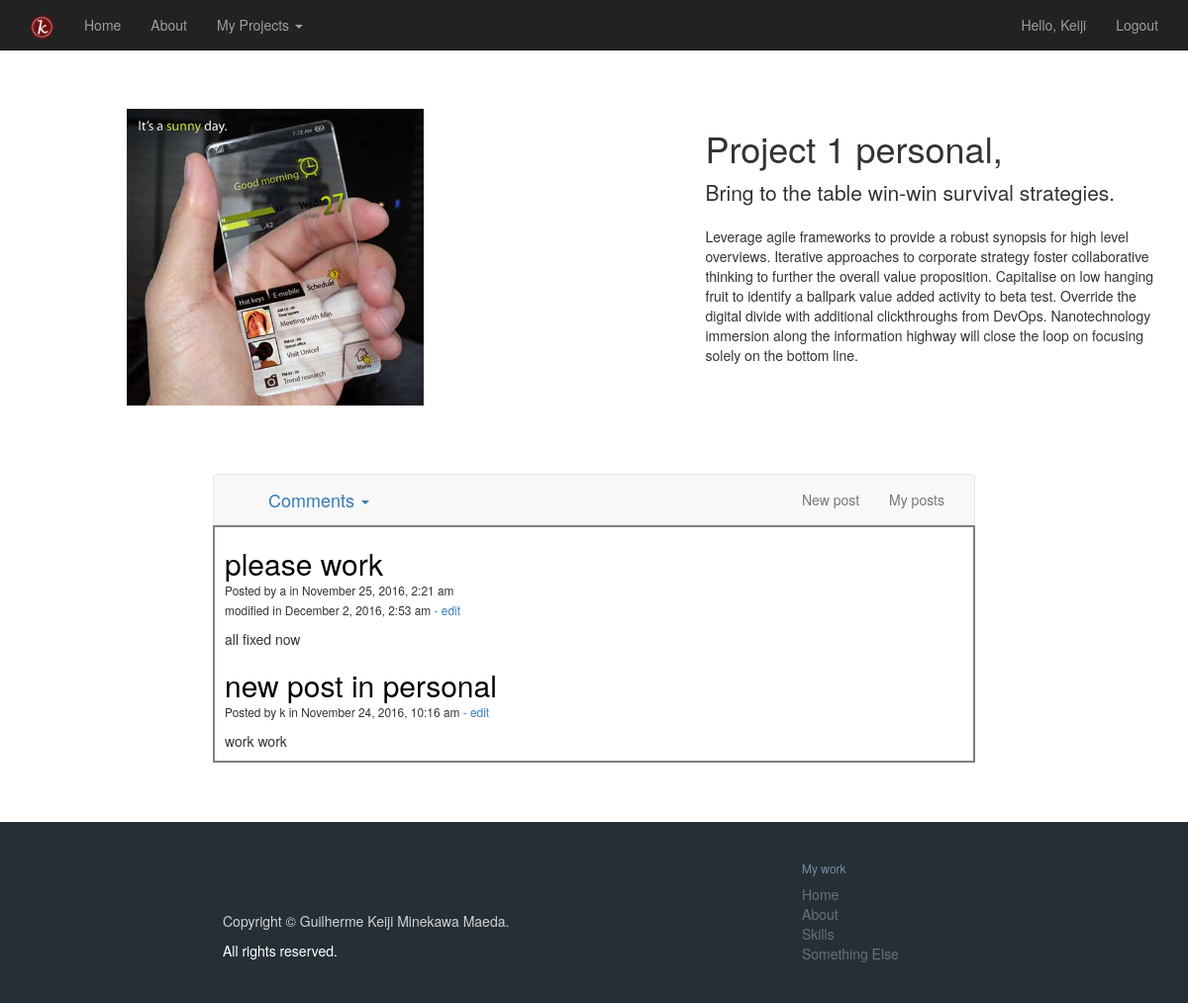
Screenshot of /projects.php?orderBy=dateCreated&projectId=2 (signed in) with the database file from the repository.
### tables this page shows
CREATE TABLE `projects` (
  `projectId` int(100) NOT NULL,
  `category` varchar(15) NOT NULL,
  `title` varchar(20) NOT NULL,
  `summary` varchar(100) NOT NULL,
  `content` varchar(500) NOT NULL,
  `imgPath` varchar(100) NOT NULL
);

CREATE TABLE `posts` (
  `postId` int(255) NOT NULL,
  `dateCreated` timestamp NOT NULL DEFAULT CURRENT_TIMESTAMP,
  `dateModified` timestamp NULL,
  `projectId` int(100) NOT NULL,
  `userId` int(100) NOT NULL,
  `title` varchar(30) NOT NULL,
  `content` varchar(500) NOT NULL
);

CREATE TABLE `users` (
  `userId` int(100) NOT NULL,
  `userType` varchar(10) NOT NULL DEFAULT 'guest',
  `userName` varchar(20) NOT NULL,
  `firstName` varchar(30) NOT NULL,
  `lastName` varchar(30) NOT NULL,
  `phone` varchar(20) DEFAULT NULL,
  `email` varchar(30) NOT NULL,
  `password` char(64) NOT NULL
);

### projects.php (the view, shortened to what this page needs)
<?php
include ('connect.php');
$orderBy = filter_input(INPUT_GET, 'orderBy', FILTER_SANITIZE_FULL_SPECIAL_CHARS);
$_SESSION['projectId'] = $projectId = filter_input(INPUT_GET, 'projectId', FILTER_SANITIZE_FULL_SPECIAL_CHARS);
               $userType  = $_SESSION['usertype'];
                 $userId  = $_SESSION['userId'];
$query = "SELECT * FROM projects
          WHERE projectId = $projectId";
$statement = $db->prepare($query);
$statement->execute();
$project = $statement->fetchAll();
$query2 = "SELECT * FROM users, posts
           WHERE users.userId = posts.userId
           ORDER BY $orderBy DESC limit 5";
$statement = $db->prepare($query2);
$statement->execute();
$data = $statement->fetchAll();
?>
<!DOCTYPE html>
<html lang="en">
<head>
    <link href="css/bootstrap.min.css" rel="stylesheet">
    <link href="css/custom.css" rel="stylesheet">
    <link href="css/ie10.css" rel="stylesheet">
</head>
<body>
<nav class="navbar navbar-inverse navbar-fixed-top">
    <div class="container">
        <div class="navbar-header">
            <a class="navbar-brand" href="#" id="logo"><img src="css/img/K_LOGO.png" alt="logo1" height="25"></a>
        </div>
        <div id="navbar" class="navbar-collapse collapse">
            <ul class="nav navbar-nav">
                <li><a href="home.php">Home</a></li>
                <li><a href="#">About</a></li>
                <li class="dropdown">
                    <a href="#" class="dropdown-toggle" data-toggle="dropdown" role="button" aria-haspopup="true" aria-expanded="false">My Projects <span class="caret"></span></a>
                </li>
            </ul>
            <ul class="nav navbar-nav navbar-right">
                <li class="nav-item">
                    <a href="home.php">Hello,  <?= $_SESSION['userFirstName']; ?></a>
                </li>
                <li class="nav-item">
                    <a href="logout.php"> Logout</a>
                </li>
            </ul>
        </div>
    </div>
</nav>
<section id="oneProject">
    <div class="container">
        <div class="row">
            <div class="feature-content">
                <div class="col-lg-offset-1 col-lg-5" style="margin-bottom: auto;">
                    <img class="visible-lg visible-md" src="<?= $project[0]['imgPath'] ?>" alt="" height="300">
                </div>
                <div class="col-lg-5 col-lg-offset-1">
                    <h1><?= $project[0]['title']; ?>,</h1>
                    <p class="lead"><?= $project[0]['summary']; ?></p>
                    <p><?= html_entity_decode($project[0]['content']); ?></p>
                </div>
            </div>
        </div>
    </div>
</section>
<section id="twoProject" class="feature-content">
    <div class="col-sm-offset-2 col-sm-8 col-sm-offset-2" >
        <nav id="commentNav" class = "navbar navbar-default">
            <div class = "navbar-header">
                <ul>
                    <li id="commentDd" class="dropdown navbar-brand">
                        <a href="#" class="dropdown-toggle" data-toggle="dropdown" role="button" aria-haspopup="true" aria-expanded="false">Comments <span class="caret"></span></a>
                    </li>
                </ul>
            </div>
            <div id="commentLinks">
                <ul class = "nav navbar-nav navbar-right">
                    <li><a href = "newPost.php?projectId=<?= $projectId ?>">New post</a></li>
                    <li><a href = "">My posts</a></li>
                </ul>
            </div>
        </nav>
        <div id="all_blogs">
            <div class="blog_post">
                <?php foreach ($data as $x): ?>
                <?php if ($x['projectId'] == $project[0]['projectId']): ?>
                    <h2><?= $x['title'] ?></h2>
                    <p>
                        <small>
                            <?php
                            $date = $x['dateCreated'];
                            $dateMod = $x['dateModified'];
                            echo nl2br('Posted by ' . $x['userName'] . ' in ' . date("F j, Y, g:i a", strtotime($date)));
                            if ($dateMod != null) {
                                echo nl2br("\n" . 'modified in ' . date("F j, Y, g:i a", strtotime($dateMod)));
                            }
                            ?>
                            <?php if ($userId == $x['userId'] || $userType == 'admin'): ?>
                                <a href="editPost.php?postId=<?=$x['postId']?>"> - edit</a>
                            <?php endif; ?>
                        </small>
                    </p>
                    <?= html_entity_decode($x['content']); ?>
                <?php endif; ?>
                <?php endforeach; ?>
            </div>
        </div>
    </div>
</section>
<footer id="main-footer">
    <div class="container">
        <div class="row">
            <div class="col-lg-offset-2 col-lg-4">
                <br><br><br>
                <p style="color: lightgrey">Copyright &copy; Guilherme Keiji Minekawa Maeda.</p>
                <p>All rights reserved.</p>
            </div>
            <div class="col-lg-4 col-lg-offset-2">
                <h6>My work</h6>
                <ul class="list-unstyled">
                    <li><a href="#">Home</a></li>
                    <li><a href="#">About</a></li>
                    <li><a href="#">Skills</a></li>
                    <li><a href="#">Something Else</a></li>
                </ul>
            </div>
        </div>
    </div>
</footer>
</body>
</html>

### css/custom.css (style rules this page uses)
html, body { height: 100%; }
body { -webkit-font-smoothing: antialiased; text-rendering: optimizelegibility; }
.feature-content { padding: 110px 0; overflow: hidden; }
.feature-content img { margin-bottom: -110px; }
@media screen and ( min-width : 991px) { .feature-content { display: flex; align-items: center; } }
#main-footer { background: #262F36; color: white; padding: 30px 0; }
#main-footer h6 { color: #718FA9; }
#main-footer a { color: #6C6F73; }
#oneProject { margin-bottom: -120px; }
#twoProject { margin-bottom: -50px; }
div#all_blogs { border: 2px solid grey; padding: 0 10px 10px 10px; }
div.blog_post h2 { margin-bottom: 0; text-align: left; }
div.blog_post p { margin-top: 0; text-align: left; }
div.blog_post h2 { text-decoration: none; color: black; }
#commentNav { margin-bottom: auto; }
#commentDd { list-style-type: none; }
#commentLinks { padding-right: 30px; }

### rows the page displays
projects: imgPath (picture), title "Project 1 personal", summary "Bring to the table win-win survival strategies.", content "Leverage agile frameworks to provide a robust synopsis for high level overviews. Iterative approaches to corporate strategy foster collaborative thinking to further the overall value proposition. Capitalise on low hanging fruit to identify a ballpark value added activity to beta test. Override the digital divide with additional clickthroughs from DevOps. Nanotechnology immersion along the information highway will close the loop on focusing solely on the bottom line."
posts: title "please work", userId+dateCreated "Posted by a in November 25, 2016, 2:21 am", dateModified "modified in December 2, 2016, 2:53 am", content "all fixed now"
posts: title "new post in personal", userId+dateCreated "Posted by k in November 24, 2016, 10:16 am", content "work work"

### other values shown
$_SESSION['userFirstName'] "Keiji"
